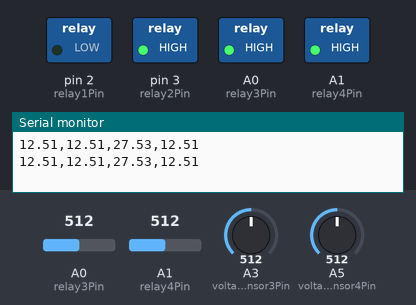
Bench run of a sketch on a simulated Arduino Uno, built with avr-gcc and run on an emulated ATmega328P. Parts: switched loads named in the sketch (green lamp = pin HIGH), the last lines printed to the serial monitor. Inputs (shaded band) come from the test bench; at power-on: A0 (relay3Pin) = 512, A1 (relay4Pin) = 512, A3 (voltageSensor3Pin) = 512, A5 (voltageSensor4Pin) = 512.

Above: at 1.8 s.
1.9 s: A0 (relay3Pin) set to 156
3.4 s: A0 (relay3Pin) set to 137
At 4.7 s:
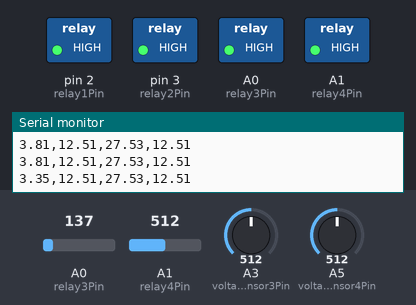
5.5 s: A1 (relay4Pin) set to 155
7.2 s: A1 (relay4Pin) set to 134
At 9.2 s:
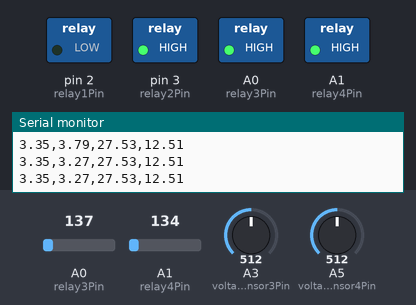
9.5 s: A1 (relay4Pin) set to 108
11.2 s: A1 (relay4Pin) set to 93
At 12.6 s:
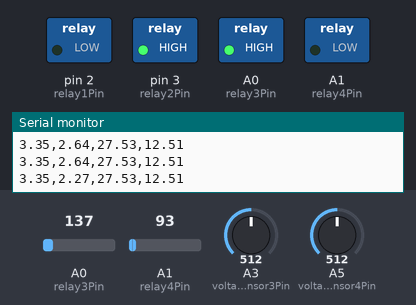
Timing chart, 0 to 14.2 s (numbered marks = the images above; inputs shaded):
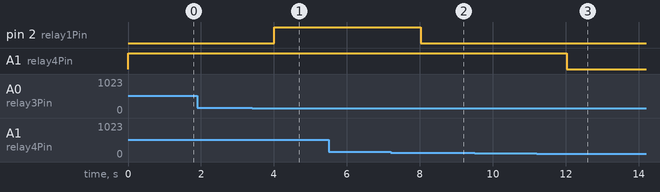

Measured:
- the behaviour switches between 144 and 143 on A0 (relay3Pin) (found by bisection; images 0 and 1)
- the behaviour switches between 144 and 143 on A1 (relay4Pin) (found by bisection; images 1 and 2)
- the behaviour switches between 103 and 102 on A1 (relay4Pin) (found by bisection; images 2 and 3)
- after the input at 3.4 s, pin 2 (relay1Pin): LOW → HIGH after 0.61 s
- after the input at 7.2 s, pin 2 (relay1Pin): HIGH → LOW after 0.82 s
- after the input at 11.2 s, A1 (relay4Pin): HIGH → LOW after 0.83 s

The sketch:

CODE_WITH_DASHBOARD.ino
```cpp
// Define pins
const int relay1Pin = 2;
const int relay2Pin = 3;
const int relay3Pin = 14;
const int relay4Pin = 15;
const int voltageSensor1Pin = A0;
const int voltageSensor2Pin = A1;
const int voltageSensor3Pin = A3;
const int voltageSensor4Pin = A5;

// Threshold values
const float voltageThreshold = 6.0; // in Volts
const float voltageSwitchThreshold = 3.5; // in Volts
const float lowVoltageThreshold = 2.5; // in Volts

void setup() {
  // Initialize serial communication
  Serial.begin(9600);

  // Initialize relay pins as outputs
  pinMode(relay1Pin, OUTPUT);
  pinMode(relay2Pin, OUTPUT);
  pinMode(relay3Pin, OUTPUT);
  pinMode(relay4Pin, OUTPUT);

  // Start with Battery-1
  digitalWrite(relay1Pin, LOW); // Battery-1 connected to motor
  digitalWrite(relay2Pin, HIGH); // No charging initially
  digitalWrite(relay3Pin, HIGH); // No EB supply initially
  digitalWrite(relay4Pin, HIGH); // No low voltage alert initially
}

void loop() {
  // Read voltage values
  float voltage1 = analogRead(voltageSensor1Pin) * (5.0 / 1023.0) * 5; // Battery-1
  float voltage2 = analogRead(voltageSensor2Pin) * (5.0 / 1023.0) * 5; // Battery-2
  float voltage3 = analogRead(voltageSensor3Pin) * (5.0 / 1023.0) * 11; // Solar Panel
  float voltage4 = analogRead(voltageSensor4Pin) * (5.0 / 1023.0) * 5; // EB Supply

  // Send data in a structured format
  Serial.print(voltage1);
  Serial.print(",");
  Serial.print(voltage2);
  Serial.print(",");
  Serial.print(voltage3);
  Serial.print(",");
  Serial.println(voltage4);

  // Check if Battery-1 needs to be switched
  if (voltage1 <= voltageSwitchThreshold) {
    digitalWrite(relay1Pin, HIGH); // Switch to Battery-2
    digitalWrite(relay2Pin, LOW); // Start charging Battery-1
  }

  // Check if Battery-2 needs to be switched
  if (voltage2 <= voltageSwitchThreshold) {
    digitalWrite(relay1Pin, LOW); // Switch to Battery-1
    digitalWrite(relay2Pin, LOW); // Start charging Battery-2
  }

  // Stop charging Battery-1 if fully charged
  if (voltage1 >= voltageThreshold) {
    digitalWrite(relay2Pin, HIGH);
  }

  // Stop charging Battery-2 if fully charged
  if (voltage2 >= voltageThreshold) {
    digitalWrite(relay2Pin, HIGH);
  }

  // Check if solar panel voltage is zero
  if (voltage3 == 0) {
    digitalWrite(relay3Pin, LOW); // Use EB supply to charge batteries
  } else {
    digitalWrite(relay3Pin, HIGH); // Use solar panel to charge batteries
  }

  // Check if EB supply voltage is zero
  if (voltage4 == 0) {
    digitalWrite(relay2Pin, LOW); // Use EB supply to charge batteries
  } else {
    digitalWrite(relay2Pin, HIGH); // Use solar panel to charge batteries
  }

  // Check for low voltage on Battery-1 or Battery-2
  if (voltage1 <= lowVoltageThreshold || voltage2 <= lowVoltageThreshold) {
    digitalWrite(relay4Pin, LOW); // Alert for low voltage
  } else {
    digitalWrite(relay4Pin, HIGH); // No alert
  }

  delay(1000); // Delay for stability
}
```
